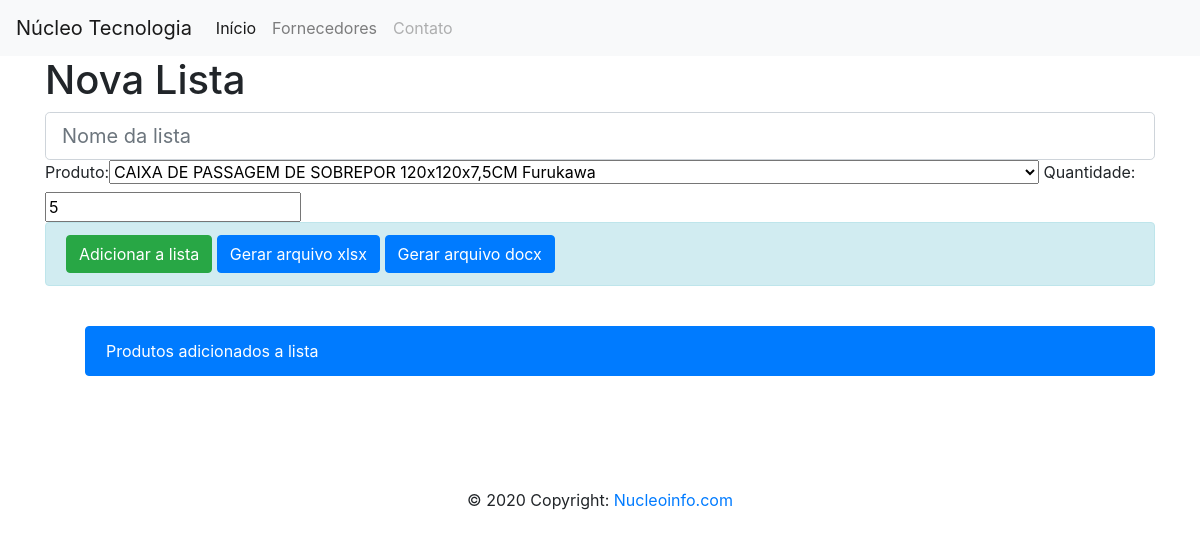
The app's page /atualizar_prod_lista/62 with its own data.
### contatos/models.py (models this page shows)
class ListaMaterial (models.Model):
    quantidade = models.IntegerField(null=False, blank=False)
    produto = models.ForeignKey(Produtos, null=True, blank= True, on_delete=models.PROTECT)

### contatos/views.py (the view)
# urls.py: path('atualizar_prod_lista/<int:id>', atualizar_prod_lista, name = 'atualizar_prod_lista'),
def atualizar_prod_lista(request, id):
    produtos = ListaMaterial.objects.order_by('produto__nome')
    produto = get_object_or_404(ListaMaterial, pk=id)
    form = FormularioLista(request.POST or None, instance=produto)
    if form.is_valid():
        form.save()
        return redirect('adicionar_lista')
    return render(request, 'formulario_lista.html', {'form': form},)

### contatos/forms.py
class FormularioLista(ModelForm):
    class Meta:
        model = ListaMaterial
        fields = ['produto','quantidade']

### contatos/models.py (called while the page is built)
    def __str__(self):
        return self.nome + ' ' + self.fabricante

### templates/formulario_lista.html (shortened to what this page needs)
{% extends 'base.html' %}
{% load bootstrap %}
{% block main %}
    <h1>Nova Lista</h1>
    <input class="form-control form-control-lg" type="text" placeholder="Nome da lista">
    <form method="POST">
        {{ form|bootstrap }}
        <div class="alert alert-info clearfix">
        <button type="submit" class="btn btn-success pull-right" >Adicionar a lista</button>  <a href="{% url 'gerar_documento' %}" class="btn btn-primary">Gerar arquivo xlsx</a>
         <a href="{% url 'gerar_docx' %}" class="btn btn-primary">Gerar arquivo docx</a>
            </div>
    </form>
    <br>
    <ul>
        <div class="list-group">
            <a href="#" class="list-group-item list-group-item-action active">
                Produtos adicionados a lista
             </a>
        </div>
    </ul>
{% endblock %}

### records on screen
ListaMaterial: produto "CAIXA DE PASSAGEM DE SOBREPOR 120x120x7,5CM Furukawa", quantidade "5"
